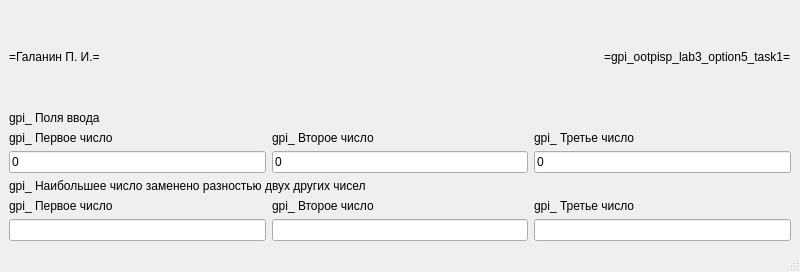
<?xml version="1.0" encoding="UTF-8"?>
<ui version="4.0">
 <class>gpi_MainWindow</class>
 <widget class="QMainWindow" name="gpi_MainWindow">
  <property name="geometry">
   <rect>
    <x>0</x>
    <y>0</y>
    <width>800</width>
    <height>272</height>
   </rect>
  </property>
  <property name="windowTitle">
   <string>gpi_MainWindow</string>
  </property>
  <widget class="QWidget" name="centralwidget">
   <layout class="QGridLayout" name="gridLayout_2">
    <item row="0" column="0">
     <widget class="QLabel" name="gpi_label_author">
      <property name="text">
       <string>=Галанин П. И.=</string>
      </property>
     </widget>
    </item>
    <item row="0" column="2">
     <widget class="QLabel" name="gpi_label_title">
      <property name="text">
       <string>=gpi_ootpisp_lab3_option5_task1=</string>
      </property>
     </widget>
    </item>
    <item row="2" column="0" colspan="3">
     <layout class="QGridLayout" name="gridLayout">
      <item row="1" column="0">
       <widget class="QLabel" name="gpi_label_input1">
        <property name="text">
         <string>gpi_ Первое число</string>
        </property>
       </widget>
      </item>
      <item row="1" column="1">
       <widget class="QLabel" name="gpi_label_input2">
        <property name="text">
         <string>gpi_ Второе число</string>
        </property>
       </widget>
      </item>
      <item row="1" column="2">
       <widget class="QLabel" name="gpi_label_input3">
        <property name="text">
         <string>gpi_ Третье число</string>
        </property>
       </widget>
      </item>
      <item row="2" column="0">
       <widget class="QLineEdit" name="gpi_lineEdit_input1">
        <property name="text">
         <string>0</string>
        </property>
       </widget>
      </item>
      <item row="2" column="1">
       <widget class="QLineEdit" name="gpi_lineEdit_input2">
        <property name="text">
         <string>0</string>
        </property>
       </widget>
      </item>
      <item row="2" column="2">
       <widget class="QLineEdit" name="gpi_lineEdit_input3">
        <property name="text">
         <string>0</string>
        </property>
       </widget>
      </item>
      <item row="4" column="0">
       <widget class="QLabel" name="gpi_label_output1">
        <property name="text">
         <string>gpi_ Первое число</string>
        </property>
       </widget>
      </item>
      <item row="4" column="1">
       <widget class="QLabel" name="gpi_label_output2">
        <property name="text">
         <string>gpi_ Второе число</string>
        </property>
       </widget>
      </item>
      <item row="4" column="2">
       <widget class="QLabel" name="gpi_label_output3">
        <property name="text">
         <string>gpi_ Третье число</string>
        </property>
       </widget>
      </item>
      <item row="5" column="0">
       <widget class="QLineEdit" name="gpi_lineEdit_output1"/>
      </item>
      <item row="5" column="1">
       <widget class="QLineEdit" name="gpi_lineEdit_output2"/>
      </item>
      <item row="5" column="2">
       <widget class="QLineEdit" name="gpi_lineEdit_output3"/>
      </item>
      <item row="3" column="0" colspan="3">
       <widget class="QLabel" name="gpi_label_output">
        <property name="text">
         <string>gpi_ Наибольшее число заменено разностью двух других чисел</string>
        </property>
       </widget>
      </item>
      <item row="0" column="0" colspan="3">
       <widget class="QLabel" name="gpi_label_input">
        <property name="text">
         <string>gpi_ Поля ввода</string>
        </property>
       </widget>
      </item>
     </layout>
    </item>
    <item row="0" column="1">
     <spacer name="gpi_horizontalSpacer">
      <property name="orientation">
       <enum>Qt::Horizontal</enum>
      </property>
      <property name="sizeHint" stdset="0">
       <size>
        <width>415</width>
        <height>20</height>
       </size>
      </property>
     </spacer>
    </item>
   </layout>
  </widget>
  <widget class="QMenuBar" name="menubar">
   <property name="geometry">
    <rect>
     <x>0</x>
     <y>0</y>
     <width>800</width>
     <height>25</height>
    </rect>
   </property>
  </widget>
  <widget class="QStatusBar" name="statusbar"/>
 </widget>
 <resources/>
 <connections/>
</ui>
